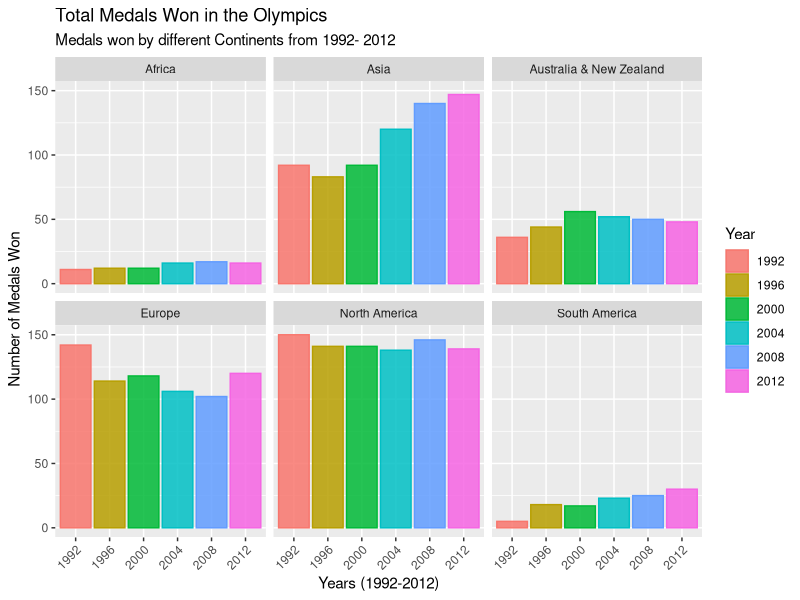

Here is the R script that generated this plot:
## ---- chunk 1
knitr::opts_chunk$set(echo = TRUE)
setwd("C:/Users/gunja/Desktop/Hw/Data 106/Group_Project")

library(readr)
library(dplyr)
library(reshape2)
library(tidyr)
library(ggplot2)


medals <- read_csv("No_of_medals_fixed.csv")

participants <- read_csv("total_participants.csv")
## ---- chunk 2

asian_c = c("China", "India", "Japan", "Korea, South", "Vietnam")
north_a = c("United States", "Canada", "Jamaica", "Mexico", "Cuba")
south_a = c("Brazil", "Argentina", "Chile", "Colombia", "Venezuela")
aus_nz = c("Australia", "New Zealand")
eu = c("Germany", "Poland", "Sweden", "Bulgaria", "United Kingdom")
afr= c("South Africa", "Ghana", "Zimbabwe", "Kenya")

continents = medals %>% mutate(Continent = ifelse(`Country Name` %in% asian_c, "Asia", 
                                     ifelse(`Country Name` %in% north_a, "North America",
                                            ifelse(`Country Name` %in% south_a, "South America",
                                                   ifelse(`Country Name` %in% aus_nz, "Australia & New Zealand",
                                                          ifelse(`Country Name` %in% eu, "Europe",
                                                                 "Africa"))))))

## ---- chunk 3
final = continents %>% mutate(number_medals = ifelse(is.na(number_medals), 0, number_medals)) 
z = final %>%group_by(Year,`Country Name`, `GDP Per Capita`, HDI_Value, Population, Continent) %>% summarise(Total_Medals = sum(number_medals))
y = merge(z, participants, by.x = c("Country Name", "Year"), by.y = c("Country Name", "Year"))
ratio = y %>% mutate(`Ratio of women to men participants` = Women / Men , Total_Medals = as.numeric(Total_Medals))
names(ratio)[4] <- "HDI Value"
names(ratio)[7] <- "Total Medals"
names(ratio)[10] <- "Total Participants"

ratio
## ---- chunk 4


cont = final %>% group_by(Year, `Continent`) %>% summarise(Total_Medals = sum(number_medals))


cont %>% mutate(Year= factor(Year)) %>% 
  ggplot(aes(x =Year, y=Total_Medals, fill=Year, color= Year))+
  geom_bar(stat = "identity", position = "dodge", alpha= 0.85)+
  facet_wrap(~Continent)+ 
  theme(axis.text.x=element_text(angle=45, hjust=1))+ 
  ggtitle("Total Medals Won in the Olympics")+
  xlab("Years (1992-2012)")+
  ylab("Number of Medals Won")+
  labs(subtitle = "Medals won by different Continents from 1992- 2012")
